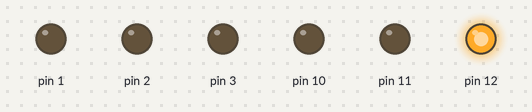
This sketch was run on a simulated Arduino Uno, built with avr-gcc and run on an emulated ATmega328P. Shown: output pins drawn as LEDs (lit = HIGH).

Above: at 0.1 s.
At 7.1 s:
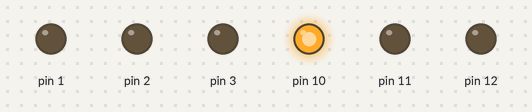
At 15.1 s:
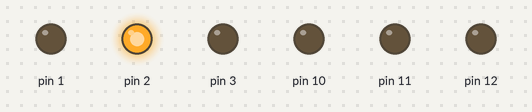
At 19.1 s:
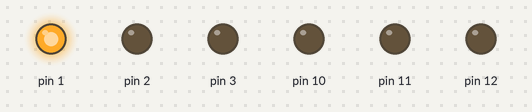
At 27.1 s:
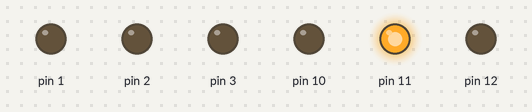
At 36.1 s:
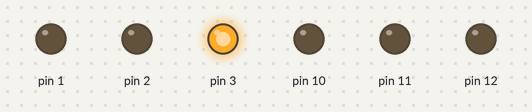
Timing chart, 0 to 40.0 s (numbered marks = the images above):
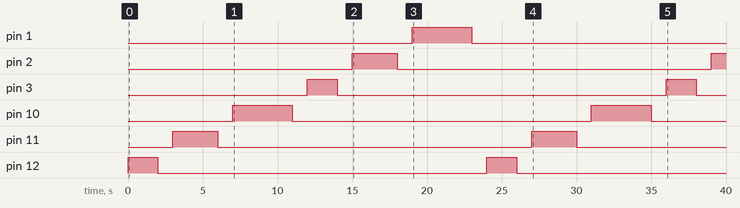

Measured:
- by itself, pin 1: LOW → HIGH at 19.0 s, → LOW 4.0 s later
- by itself, pin 2: LOW → HIGH at 15.0 s, → LOW 3.0 s later, → HIGH 21.0 s later
- by itself, pin 3, pin 12: alternates HIGH for 2.0 s and LOW for 22.0 s
- by itself, pin 10: alternates HIGH for 4.0 s and LOW for 20.0 s
- by itself, pin 11: alternates HIGH for 3.0 s and LOW for 21.0 s

The sketch:

LAB1.ino
```cpp
void setup()
{
    pinMode(12,OUTPUT);
    pinMode(11,OUTPUT);
    pinMode(10,OUTPUT);
    pinMode(3,OUTPUT);
    pinMode(2,OUTPUT);
    pinMode(1,OUTPUT);
}

void loop()
{
    digitalWrite(12,HIGH);
    delay(2000);//wait for 2000 milliseconds
    digitalWrite(12,LOW);
    delay(1000);//wait for 1000 milliseconds
    digitalWrite(11,HIGH);
    delay(3000);//wait for 3000 milliseconds
    digitalWrite(11,LOW);
    delay(1000);//wait for 1000 milliseconds
    digitalWrite(10,HIGH);
    delay(4000);//wait for 4000 milliseconds
    digitalWrite(10,LOW);
    delay(1000);//wait for 1000 milliseconds
    digitalWrite(3,HIGH);
    delay(2000);//wait for 2000 milliseconds
    digitalWrite(3,LOW);
    delay(1000);//wait for 1000 milliseconds
    digitalWrite(2,HIGH);
    delay(3000);//wait for 3000 milliseconds
    digitalWrite(2,LOW);
    delay(1000);//wait for 1000 milliseconds
    digitalWrite(1,HIGH);
    delay(4000);//wait for 4000 milliseconds
    digitalWrite(1,LOW);
    delay(1000);//wait for 1000 milliseconds
}
```
